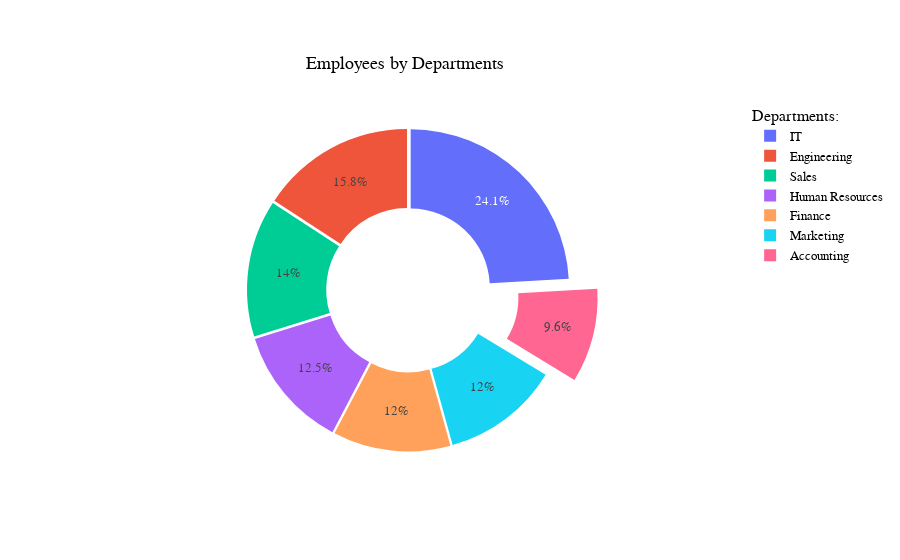

This figure's notebook cell:
### Code cell
empdep = df.Department.value_counts().reset_index(name='Employees')
explode  = [.02] * 6 + [.2]
fig = go.Figure(data=[go.Pie(labels=empdep.Department,values=empdep.Employees, pull=explode, hole=.5)])
fig.update_layout(
    title='Employees by Departments',
    title_x=.45,
    title_y=.9,
    legend_title='Departments:',
    font=dict(family='Arial', size=13, color='black'))
fig.show()

### Figure 1 — Plotly figure (JSON) as saved in the notebook; plotly's stock layout.template omitted (floating-point values rounded to 4 significant figures)
{"data": [{"hole": 0.5, "labels": ["IT", "Engineering", "Sales", "Human Resources", "Finance", "Marketing", "Accounting"], "pull": [0.02, 0.02, 0.02, 0.02, 0.02, 0.02, 0.2], "type": "pie", "values": [241, 158, 140, 125, 120, 120, 96]}], "layout": {"font": {"color": "black", "family": "Arial", "size": 13}, "legend": {"title": {"text": "Departments:"}}, "title": {"text": "Employees by Departments", "x": 0.45, "y": 0.9}}}
